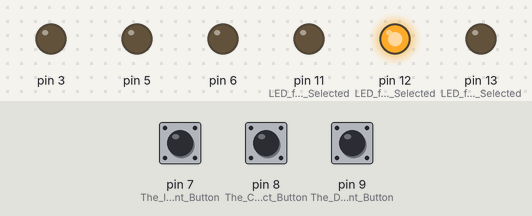
A sketch run on a simulated Arduino Uno, built with avr-gcc and run on an emulated ATmega328P. Shown: output pins drawn as LEDs (lit = HIGH). The test bench sets the inputs (shaded band); at power-on: pin 7 (The_Increment_Button) HIGH, pin 9 (The_Decrement_Button) HIGH, pin 8 (The_Color_Select_Button) HIGH.

Above: at 1.2 s.
1.3 s: pin 7 (The_Increment_Button) pulled LOW for 1 s
At 1.55 s:
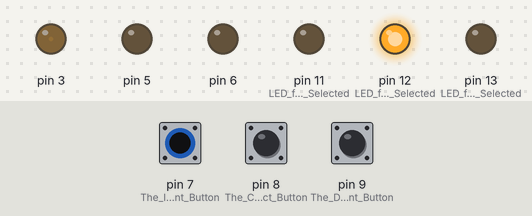
4.3 s: pin 9 (The_Decrement_Button) pulled LOW for 3.2 s
At 8.7 s:
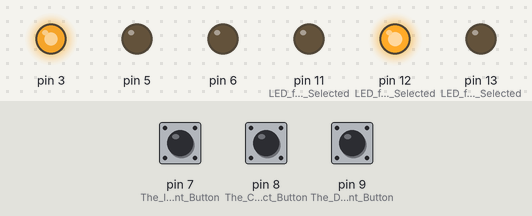
9.0 s: pin 8 (The_Color_Select_Button) pulled LOW for 0.15 s
At 10.1 s:
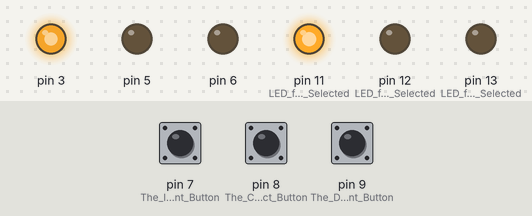
10.7 s: pin 7 (The_Increment_Button) pulled LOW for 0.15 s
At 11.4 s:
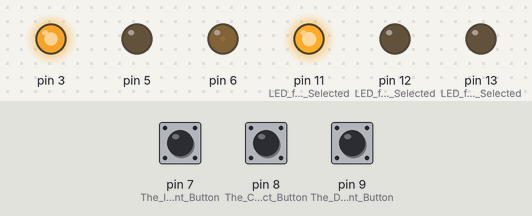
12.4 s: pin 8 (The_Color_Select_Button) pulled LOW for 1 s
At 13.9 s:
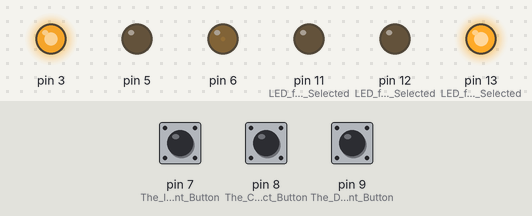
14.9 s: pin 9 (The_Decrement_Button) pulled LOW for 0.15 s
At 15.8 s:
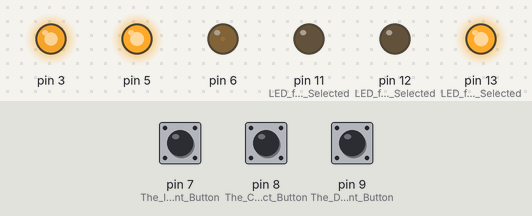
Timing chart, 0 to 17.6 s (numbered marks = the images above; inputs shaded):
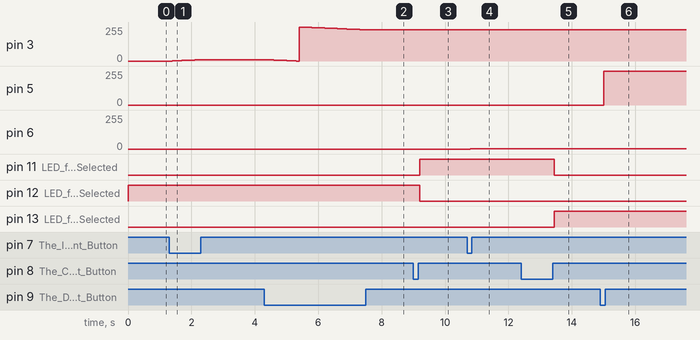

Measured:
- after the input at 1.3 s, pin 3: moves from 0/255 to 10/255 over 0.90 s, starting after 0.10 s
- after the input at 4.3 s, pin 3: 10/255 → 9/255 after 0.10 s, → 8/255 0.10 s later, → 7/255 0.10 s later, → 6/255 0.10 s later, … (32 changes in this stretch)
- after the input at 9.0 s, pin 11 (LED_for_Current_Selected): LOW → HIGH after 0.20 s; pin 12 (LED_for_Current_Selected): HIGH → LOW after 0.20 s
- after the input at 10.7 s, pin 6: 0/255 → 1/255 after 0.10 s, → 2/255 0.10 s later
- after the input at 12.4 s, pin 11 (LED_for_Current_Selected): HIGH → LOW after 1.1 s; pin 13 (LED_for_Current_Selected): LOW → HIGH after 1.1 s
- after the input at 14.9 s, pin 5: 0/255 → 255/255 after 0.10 s, → 254/255 0.10 s later

The sketch:

analog.ino
```cpp
/* Induino R3 User Guide - Program 4.2 - RGB LED COLOR CONTROL USING BUTTONS */

byte RGB[3];  // Variable to store individual Color Value of Different Colors of the RGB LED
int arr_ind=0; // Variable for Navigating through the Above Array - An Aray Index Variable

void setup()
{
  pinMode(7,INPUT_PULLUP); // The Increment Button
  pinMode(8,INPUT_PULLUP); // The Color Select Button
  pinMode(9,INPUT_PULLUP); // The Decrement Button

  pinMode(11,OUTPUT);//LED for Current Selected Color Indication for RED Color - Lights up When the User Selects RED Color
  pinMode(12,OUTPUT);//LED for Current Selected Color Indication for BLUE Color - Lights up When the User Selects BLUE Color
  pinMode(13,OUTPUT);//LED for Current Selected Color Indication for GREEN Color - Lights up When the User Selects GREEN Color

  RGB[0] = 0; // RGB[0] will store the value for the BLUE Color
  RGB[1] = 0; // RGB[1] will store the value for the RED Color
  RGB[2] = 0; // RGB[2] will store the value for the GREEN Color

  applyColor(); // Calling a Function that will handle the AnalogWrite functions for the RGB LED
}

void loop()
{
  if(digitalRead(7)==0) // Checking if the Increment button is Being Pressed, If True, the value of the currently selected color's value is incremented
  {
    if(RGB[arr_ind]<255) // Checks if the currently selected color value is lesser than 255 before incrementing. So when it reaches 255, the value is reset to 0.
      RGB[arr_ind]++;
    else
      RGB[arr_ind]=0;
    delay(100);
  }
  if(digitalRead(9)==0)// Checking if the Decrement button is Being Pressed, If True, the value of the currently selected color's value is decremented
  {
    if(RGB[arr_ind]>0)// Checks if the currently selected color value is greater than 0 before decrementing. So when it reaches 0, the value is reset to 255.
      RGB[arr_ind]--;
    else
      RGB[arr_ind]=255;
    delay(100);
  }
  if(digitalRead(8)==0)// Checking if the color button is Being Pressed, If True, the value of the array index is incremented to the next value
  {
    if(arr_ind<2)
      arr_ind++;
    else
      arr_ind=0;
    while(digitalRead(8)==0); // This while is used to debounce the button press or in other words, wait for the user to release the button
    delay(50);
  }
  if((digitalRead(7)==0)&&(digitalRead(9)==0))// Checking if both the increment & decrement buttons are being pressed at the same time. If so, all color values are reset to zero
  {
    RGB[0] = 0; // RGB[0] will store the value for the BLUE Color
    RGB[1] = 0; // RGB[1] will store the value for the RED Color
    RGB[2] = 0; // RGB[2] will store the value for the GREEN Color
    digitalWrite(11,HIGH);
    digitalWrite(12,HIGH);
    digitalWrite(13,HIGH);// This to indicate a reset in progress. All three LEDS GLOW for 200 milliseconds and go Off
    delay(200);
    digitalWrite(11,LOW);
    digitalWrite(12,LOW);
    digitalWrite(13,LOW);
  }

  switch(arr_ind) // The switch is used to indicate the current color selection through the corresponding LED based on the current value of the Array Index
  {
  case 0:
    digitalWrite(11,LOW);
    digitalWrite(12,HIGH);
    digitalWrite(13,LOW);
    break;
  case 1:
    digitalWrite(11,HIGH);
    digitalWrite(12,LOW);
    digitalWrite(13,LOW);
    break;
  case 2:
    digitalWrite(11,LOW);
    digitalWrite(12,LOW);
    digitalWrite(13,HIGH);
    break;
  }
  applyColor();// Calling a Function that will handle the AnalogWrite functions for the RGB LED

}

// The function applyColor() will apply the RGB array variable's current value to the Analog Pins 3,5 & 6 which control the RGB LED
void applyColor()
{
  analogWrite(3,RGB[0]);
  analogWrite(5,RGB[2]);
  analogWrite(6,RGB[1]);
}
```
